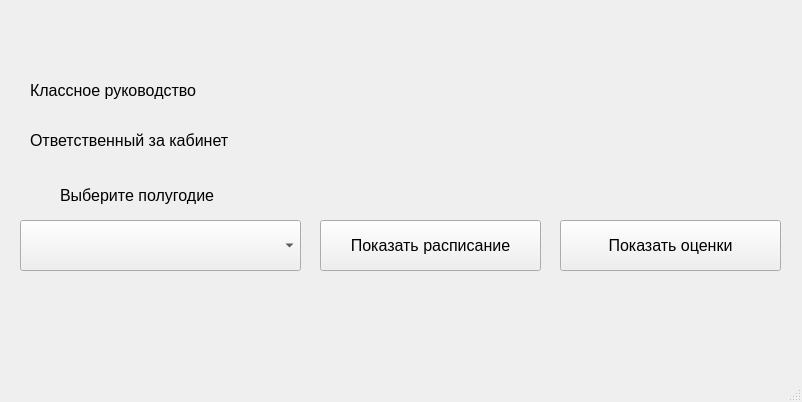
<?xml version="1.0" encoding="UTF-8"?>
<ui version="4.0">
 <class>MainWindow</class>
 <widget class="QMainWindow" name="MainWindow">
  <property name="geometry">
   <rect>
    <x>0</x>
    <y>0</y>
    <width>802</width>
    <height>402</height>
   </rect>
  </property>
  <property name="minimumSize">
   <size>
    <width>802</width>
    <height>402</height>
   </size>
  </property>
  <property name="maximumSize">
   <size>
    <width>802</width>
    <height>402</height>
   </size>
  </property>
  <property name="windowTitle">
   <string>MainWindow</string>
  </property>
  <widget class="QWidget" name="centralwidget">
   <widget class="QLabel" name="label_name">
    <property name="geometry">
     <rect>
      <x>110</x>
      <y>10</y>
      <width>571</width>
      <height>41</height>
     </rect>
    </property>
    <property name="font">
     <font>
      <family>Nirmala UI</family>
      <pointsize>12</pointsize>
      <weight>50</weight>
      <bold>false</bold>
     </font>
    </property>
    <property name="text">
     <string/>
    </property>
   </widget>
   <widget class="QComboBox" name="comboBox_HY">
    <property name="geometry">
     <rect>
      <x>20</x>
      <y>220</y>
      <width>281</width>
      <height>51</height>
     </rect>
    </property>
    <property name="font">
     <font>
      <pointsize>10</pointsize>
     </font>
    </property>
   </widget>
   <widget class="QPushButton" name="pushButton_marks">
    <property name="geometry">
     <rect>
      <x>560</x>
      <y>220</y>
      <width>221</width>
      <height>51</height>
     </rect>
    </property>
    <property name="font">
     <font>
      <pointsize>12</pointsize>
     </font>
    </property>
    <property name="text">
     <string>Показать оценки</string>
    </property>
   </widget>
   <widget class="QPushButton" name="pushButton_schedule">
    <property name="geometry">
     <rect>
      <x>320</x>
      <y>220</y>
      <width>221</width>
      <height>51</height>
     </rect>
    </property>
    <property name="font">
     <font>
      <pointsize>12</pointsize>
     </font>
    </property>
    <property name="text">
     <string>Показать расписание</string>
    </property>
   </widget>
   <widget class="QLabel" name="label">
    <property name="geometry">
     <rect>
      <x>60</x>
      <y>180</y>
      <width>201</width>
      <height>31</height>
     </rect>
    </property>
    <property name="font">
     <font>
      <family>Nirmala UI</family>
      <pointsize>12</pointsize>
     </font>
    </property>
    <property name="text">
     <string>Выберите полугодие</string>
    </property>
   </widget>
   <widget class="QLabel" name="label_name_2">
    <property name="geometry">
     <rect>
      <x>30</x>
      <y>70</y>
      <width>251</width>
      <height>41</height>
     </rect>
    </property>
    <property name="font">
     <font>
      <family>Nirmala UI</family>
      <pointsize>12</pointsize>
      <weight>50</weight>
      <bold>false</bold>
     </font>
    </property>
    <property name="text">
     <string>Классное руководство </string>
    </property>
   </widget>
   <widget class="QLabel" name="label_name_3">
    <property name="geometry">
     <rect>
      <x>30</x>
      <y>120</y>
      <width>251</width>
      <height>41</height>
     </rect>
    </property>
    <property name="font">
     <font>
      <family>Nirmala UI</family>
      <pointsize>12</pointsize>
      <weight>50</weight>
      <bold>false</bold>
     </font>
    </property>
    <property name="text">
     <string>Ответственный за кабинет</string>
    </property>
   </widget>
   <widget class="QLabel" name="label_cl">
    <property name="geometry">
     <rect>
      <x>310</x>
      <y>70</y>
      <width>341</width>
      <height>41</height>
     </rect>
    </property>
    <property name="font">
     <font>
      <family>Nirmala UI</family>
      <pointsize>12</pointsize>
     </font>
    </property>
    <property name="text">
     <string/>
    </property>
   </widget>
   <widget class="QLabel" name="label_cab">
    <property name="geometry">
     <rect>
      <x>310</x>
      <y>120</y>
      <width>341</width>
      <height>41</height>
     </rect>
    </property>
    <property name="font">
     <font>
      <family>Nirmala UI</family>
      <pointsize>12</pointsize>
     </font>
    </property>
    <property name="text">
     <string/>
    </property>
   </widget>
   <widget class="QLabel" name="label_nomk">
    <property name="geometry">
     <rect>
      <x>570</x>
      <y>280</y>
      <width>211</width>
      <height>41</height>
     </rect>
    </property>
    <property name="font">
     <font>
      <pointsize>12</pointsize>
     </font>
    </property>
    <property name="text">
     <string>&lt;html&gt;&lt;head/&gt;&lt;body&gt;&lt;p&gt;&lt;span style=&quot; color:#00007f;&quot;&gt;&lt;br/&gt;&lt;/span&gt;&lt;/p&gt;&lt;/body&gt;&lt;/html&gt;</string>
    </property>
   </widget>
   <widget class="QLabel" name="label_nosch">
    <property name="geometry">
     <rect>
      <x>310</x>
      <y>280</y>
      <width>231</width>
      <height>41</height>
     </rect>
    </property>
    <property name="font">
     <font>
      <pointsize>12</pointsize>
     </font>
    </property>
    <property name="text">
     <string>&lt;html&gt;&lt;head/&gt;&lt;body&gt;&lt;p&gt;&lt;span style=&quot; color:#00007f;&quot;&gt;&lt;br/&gt;&lt;/span&gt;&lt;/p&gt;&lt;/body&gt;&lt;/html&gt;</string>
    </property>
   </widget>
  </widget>
  <widget class="QMenuBar" name="menubar">
   <property name="geometry">
    <rect>
     <x>0</x>
     <y>0</y>
     <width>802</width>
     <height>26</height>
    </rect>
   </property>
  </widget>
  <widget class="QStatusBar" name="statusbar"/>
 </widget>
 <resources/>
 <connections/>
</ui>
